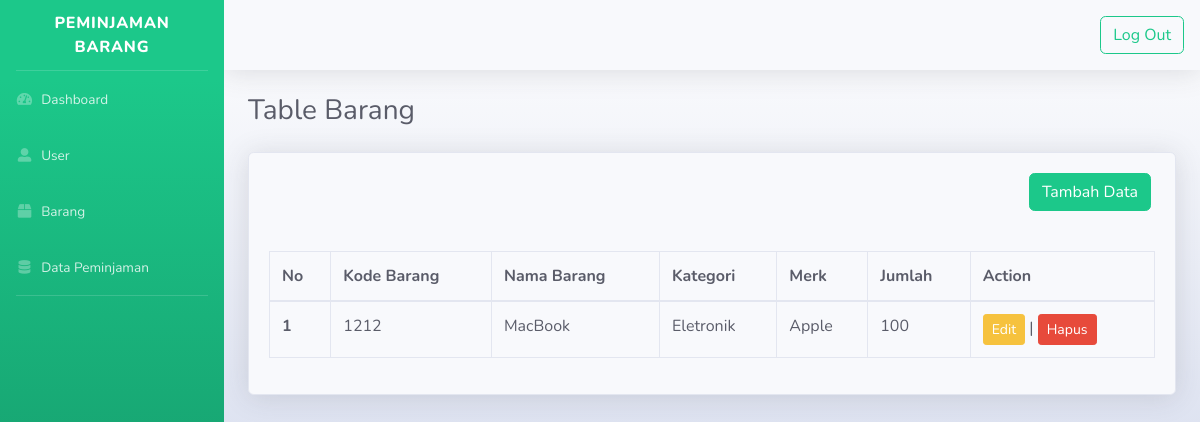
/barang.php (signed in), run on the app's committed database.
### tables this page shows
CREATE TABLE `barang` (
  `id` int NOT NULL AUTO_INCREMENT,
  `kode_barang` varchar(50) NOT NULL,
  `nama_barang` varchar(50) NOT NULL,
  `kategori` varchar(50) NOT NULL,
  `merek` varchar(50) NOT NULL,
  `jumlah` int NOT NULL,
  PRIMARY KEY (`id`),
  UNIQUE KEY `kode_barang` (`kode_barang`)
);

### database.php (called while the page is built, shortened)
<?php
    $db_host = "localhost";
    $db_user = "root";
    $db_pass = "";
    $db_name = "peminjamanbarang";
    $connect = mysqli_connect($db_host, $db_user, $db_pass, $db_name) or die("Gagal terhubung dengan Database: " . mysqli_error($dbconnect));
    function showdataBarang()
    {
        global $connect;
        $hasil=mysqli_query($connect,"SELECT barang.id, barang.kode_barang, barang.nama_barang, barang.kategori, barang.merek, barang.jumlah from barang;");
        $rows=[];
        while($row = mysqli_fetch_assoc($hasil))
        {
            $rows[] = $row;
        }
        return $rows;
    }
?>

### barang.php (the view, shortened to what this page needs)
<?php
    require_once('database.php');
    $data=showdataBarang();
    $nomor=0;
?>
<!DOCTYPE html>
<html lang="en">
<head>
    <link href="resource/vendor/fontawesome-free/css/all.min.css" rel="stylesheet" type="text/css">
    <link href="resource/css/sb-admin-2.min.css" rel="stylesheet">
</head>
<body id="page-top">
    <div id="wrapper">
        <?php
            if($_SESSION['status']!="login"){
                header("location:login.php?msg=belum_login");
            } else{
                include("sidebar.php");
            }
        ?>
        <div id="content-wrapper" class="d-flex flex-column bg-gradient-light">
            <div id="content">
                <nav class="navbar navbar-expand navbar-light bg-light topbar mb-4 static-top shadow">
                    <div class=" container justify-content-end">
                        <a href="logout.php"><button type="button" class="btn btn-outline-success">Log Out</button></a>
                    </div>
                </nav>
                <div class="container-fluid">
<h1 class="h3 mb-4 text-dark">Table Barang</h1>
<div class="card shadow text-dark bg-light mb-4">
<div class="card-body">
        <div class="row justify-content-end pr-3">
        <a href="tambah-barang.php"><button type="button" class="btn btn-success">Tambah Data</button></a>
        </div>
    </div>
    <div class="card-body">
        <div class="table-responsive">
            <table class="table table-bordered text-dark" id="dataTable" width="100%" cellspacing="0">
                <thead>
                    <tr>
                        <th>No</th>
                        <th>Kode Barang</th>
                        <th>Nama Barang</th>
                        <th>Kategori</th>
                        <th>Merk</th>
                        <th>Jumlah</th>
                        <th>Action</th>
                    </tr>
                </thead>
                <tbody>
                    <?php foreach($data as $barang) : ?>
                    <?php $nomor++; ?>
                    <tr>
                        <th scope="row"><?php echo "$nomor"; ?></th>
                        <td><?php echo "$barang[kode_barang]";?></td>
                        <td><?php echo "$barang[nama_barang]";?></td>
                        <td><?php echo "$barang[kategori]";?></td>
                        <td><?php echo "$barang[merek]";?></td>
                        <td><?php echo "$barang[jumlah]";?></td>
                        <td>
                            <?php
                                echo "
                                <a href='edit-barang.php?id=$barang[id]'><button type='button' class='btn btn-warning btn-sm'>Edit</button></a>
                                |
                                <a href='javascript:deleteData(".$barang['id'].")'><button type='button' class='btn btn-danger btn-sm'>Hapus</button></a>
                                "
                            ?>
                        </td>
                    </tr>
                    <?php endforeach; ?>
                </tbody>
            </table>
        </div>
    </div>
</div>
</div>
        </div>
    </div>
</body>
</html>

### data on the page
barang: kode_barang "1212", nama_barang "MacBook", kategori "Eletronik", merek "Apple", jumlah "100"
